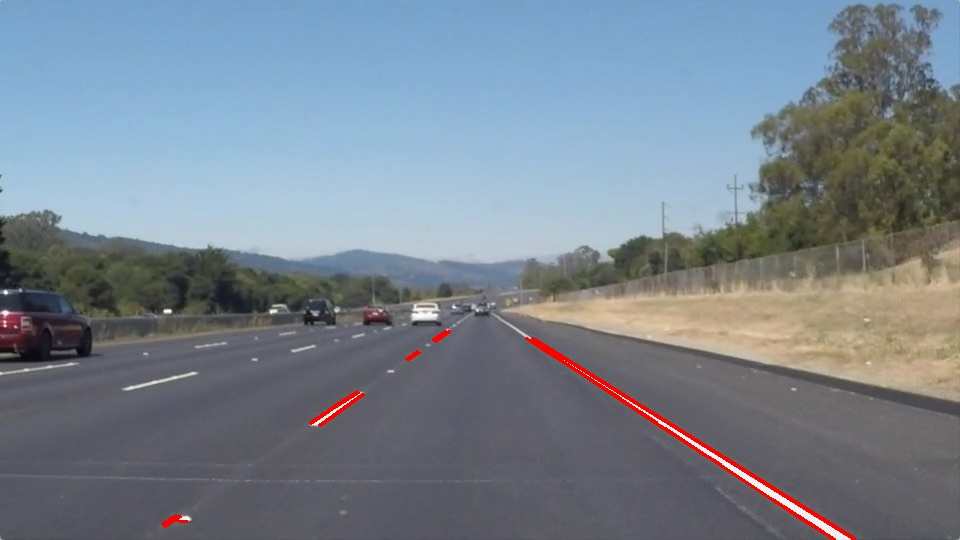
#> input picture TF/Udacity/self-driving/CarND-LaneLines-P1/line-segments-example.jpg, 960 x 540 px, given in place of solidWhiteRight.mp4 , which was not available
$ python '霍夫变换3.py'
#> lines starting #> are read from the running program, lines starting #| are printed output that depends on the picture; after the words box and inside, x2 and y2 are one past the last pixel; in counts of white or black regions, pixels touching at a corner belong together; pictures that were not available may be replaced by others from this repository, and a replacement may not be noted
# coding=utf-8
import cv2
import numpy as np
from matplotlib import pyplot as plt
import matplotlib.pyplot as plt
import matplotlib.image as mpimg


cap=cv2.VideoCapture('solidWhiteRight.mp4 ')
while True:

    ret,image=cap.read()
#> image is the input picture: shape (540, 960, 3); mean B, G, R 142.5, 131.4, 120.8

    gray = cv2.cvtColor(image, cv2.COLOR_BGR2GRAY)
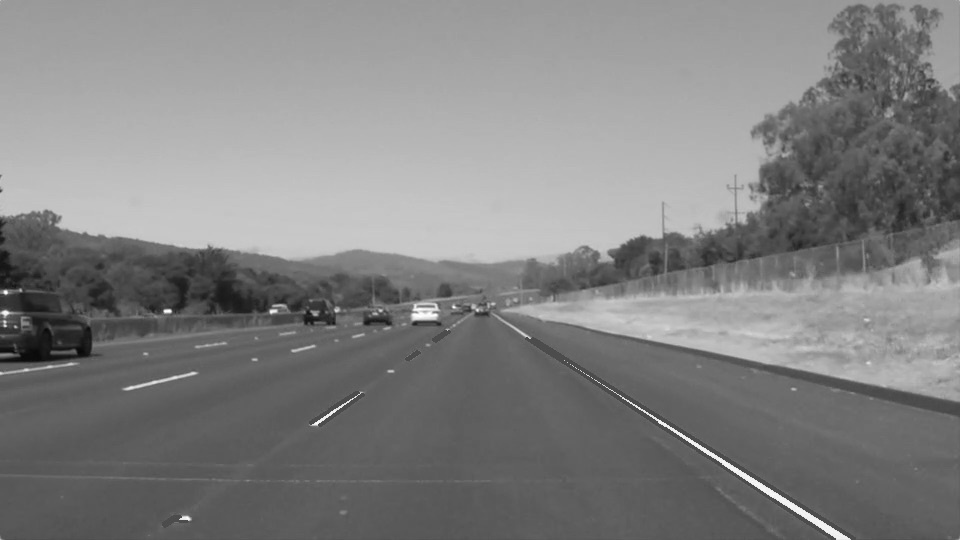
#> gray: shape (540, 960); min 8, max 255, mean 129.5

    gray = cv2.equalizeHist(gray)
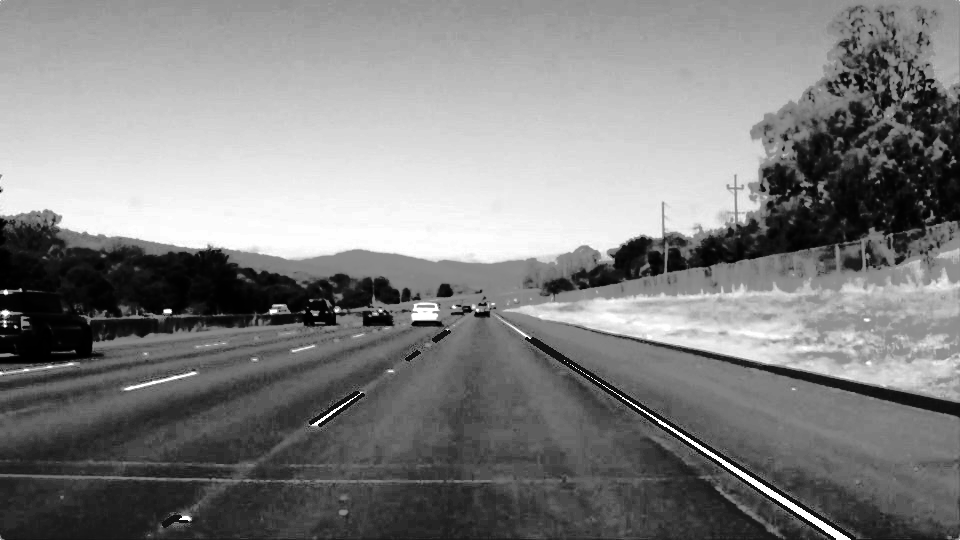
#> gray: shape (540, 960); min 0, max 255, mean 129.1

    gray = cv2.GaussianBlur(gray, (5, 5),0)
    ret2, gray = cv2.threshold(gray, 0, 200, cv2.THRESH_BINARY + cv2.THRESH_OTSU)
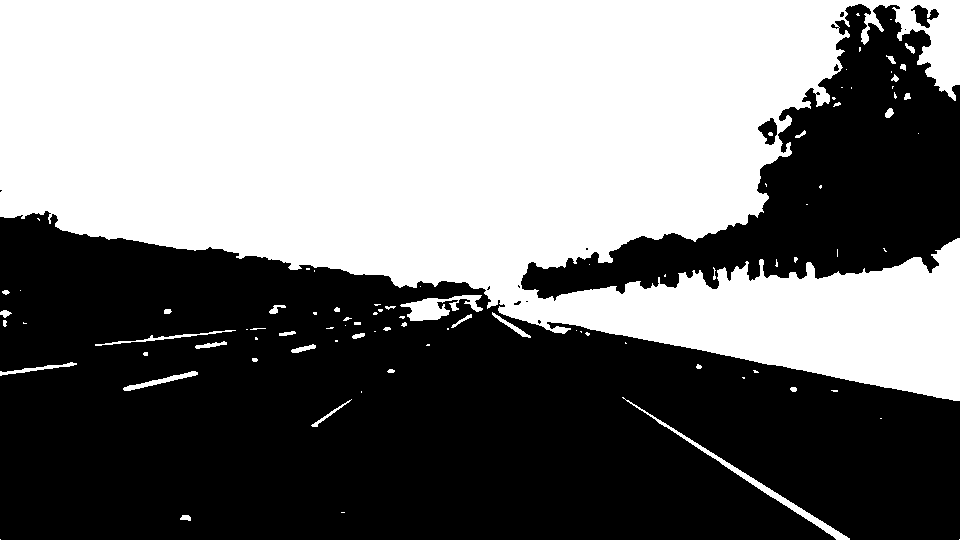
#> gray: shape (540, 960); values 0 (black) and 200 (white), 47.9% white; 92 white regions (54 under 20 px), largest, box (x1, y1, x2, y2) and area: (0, 0, 960, 401) 243278, (622, 397, 850, 540) 1262, (400, 295, 483, 321) 1026
#> ret2 = 131


    edges = cv2.Canny(gray, 250, 50, apertureSize=3)
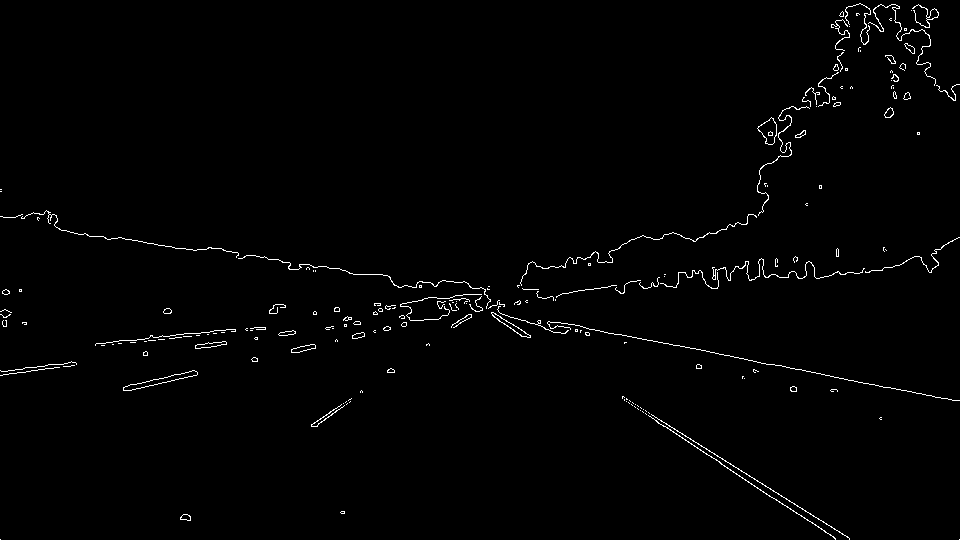
#> edges: shape (540, 960); 1.2% white in thin lines or dots
    lines = cv2.HoughLines(edges, 1, np.pi / 180, 118)
#> lines = [[210, 1.76], [6, 2.13], [-4, 2.15], [368, 1.43], [371, 1.43], [354, 1.47], [351, 1.47], [-19, 2.16], [195, 1.78], [409, 1.34], [197, 1.78]]
    result = image.copy()

    mask = np.zeros_like(edges)
    ignore_mask_color = 255
    imshape = image.shape
#> imshape = (540, 960, 3)
    #vertices = np.array([[(50, imshape[0]-50), (425, 325), (525, 325), (900, imshape[0]-50)]], dtype=np.int32)
    vertices = np.array([[(390, 590), (560, 460), (780, 460), (1000, 590)]], dtype=np.int32)
    cv2.fillPoly(mask, vertices, ignore_mask_color)
#> mask: shape (540, 960); 5.3% white; 1 white region, box (x1, y1, x2, y2) and area: (456, 460, 915, 540) 27240
    masked_edges = cv2.bitwise_and(edges, mask)
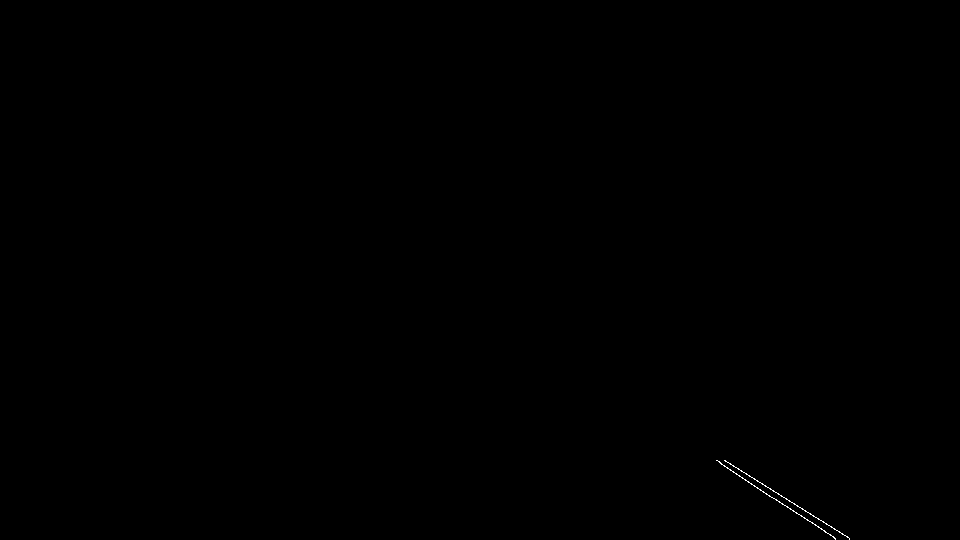
#> masked_edges: shape (540, 960); 0.06% white in thin lines or dots, all inside (x1, y1, x2, y2) = (716, 460, 850, 540)

    rho = 1  # distance resolution in pixels of the Hough grid
    theta = np.pi / 180  # angular resolution in radians of the Hough grid
    threshold = 10  # minimum number of votes (intersections in Hough grid cell)
    min_line_length = 50  # minimum number of pixels making up a line
    max_line_gap = 70  # maximum gap in pixels between connectable line segments
    line_image = np.copy(image) * 0  # creating a blank to draw lines on
#> line_image: shape (540, 960, 3); every value is 0

    lines = cv2.HoughLinesP(masked_edges, rho, theta, threshold, np.array([]),
                            min_line_length, max_line_gap)
#> lines = [[724, 460, 849, 538], [717, 460, 796, 513], [776, 499, 835, 538], [725, 461, 847, 537]]

    #lines = cv2.HoughLinesP(edges, 1, np.pi / 180, 80, minLineLength, maxLineGap)

    for line in lines:
        for x1, y1, x2, y2 in line:
            cv2.line(line_image, (x1, y1), (x2, y2), (255, 0, 0), 10)
#> this loop made 4 passes
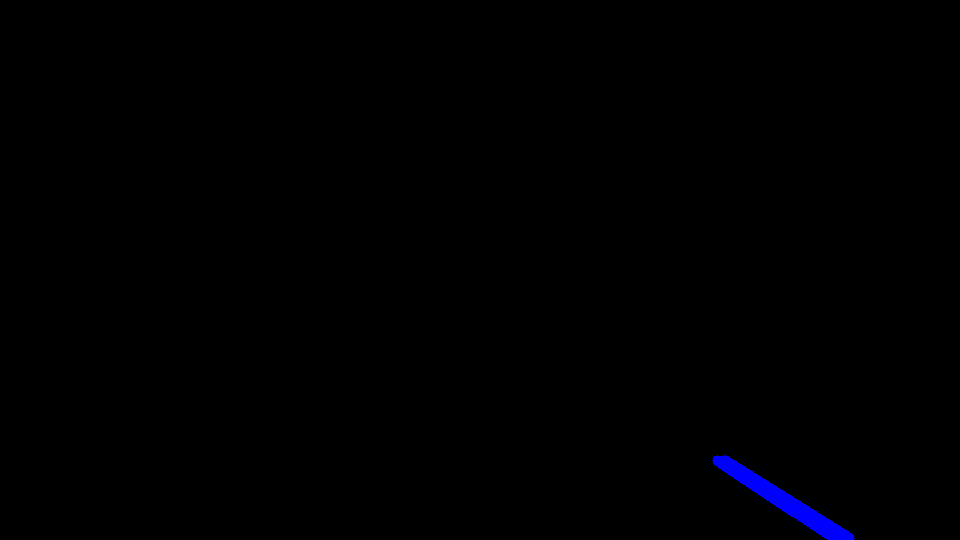
#> line_image: shape (540, 960, 3); mean B, G, R 1.3, 0, 0
    color_edges = np.dstack((edges, edges, edges))
#> color_edges: shape (540, 960, 3); 1.2% white in thin lines or dots
    lines_edges = cv2.addWeighted(color_edges, 0.8, line_image, 1, 0)
    #lines_edges = cv2.addWeighted(image, 0.8, line_image, 1, 0)

    pts1 = np.float32([[468, 316], [500, 316], [145, 540], [827, 540]])
    pts2 = np.float32([[145, 316], [827, 316], [145, 540], [827, 540]])

    M = cv2.getPerspectiveTransform(pts1, pts2)
#> M = [[-0.771, -1.59, 856.8], [-2.75e-16, -1.81, 559.5], [-3.61e-19, -0.00328, 1]]

    dst = cv2.warpPerspective(lines_edges, M, (960,540))
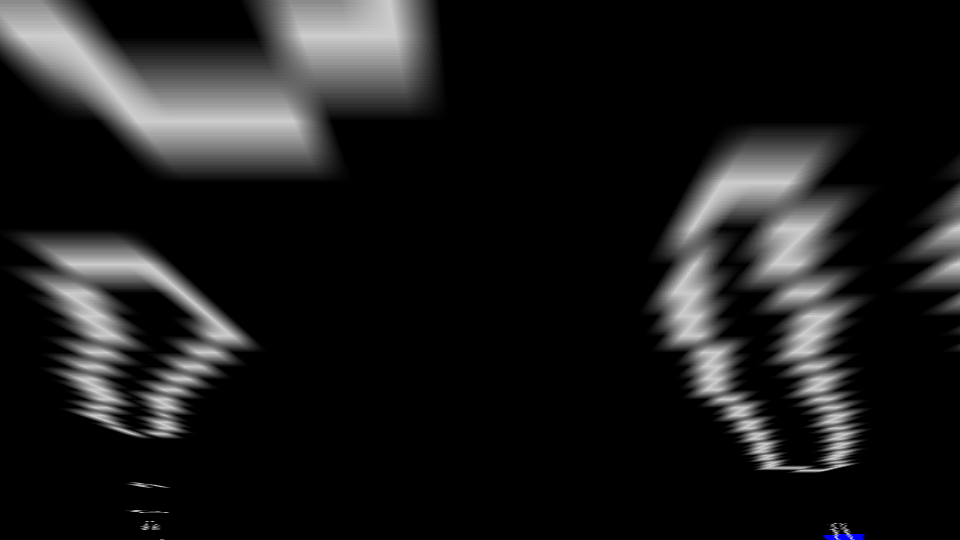
#> dst: shape (540, 960, 3); mean of channels 0, 1, 2 27.7, 27.6, 27.6; drawn as B, G, R

    cv2.imshow("Result", lines_edges)
    key = cv2.waitKey(10)
#> (key Esc is pressed here)
    if key == 27:
        break

cv2.destroyAllWindows()
